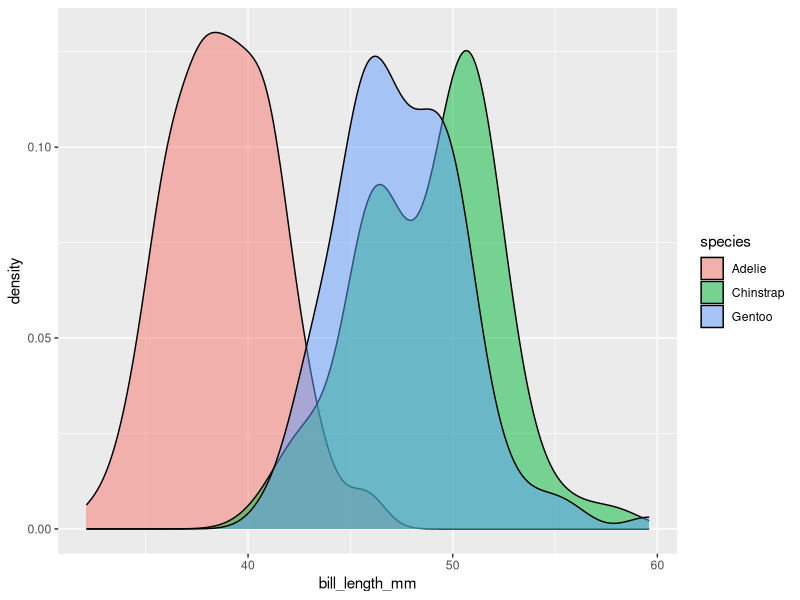
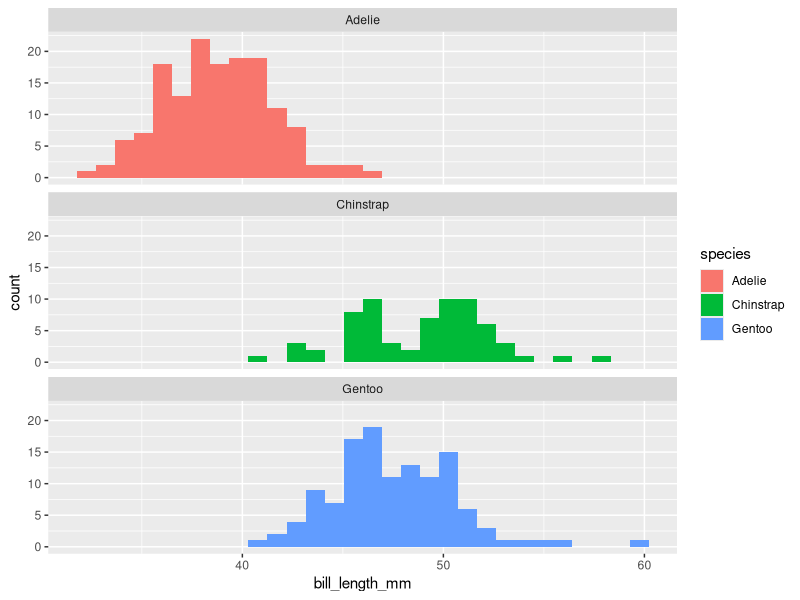
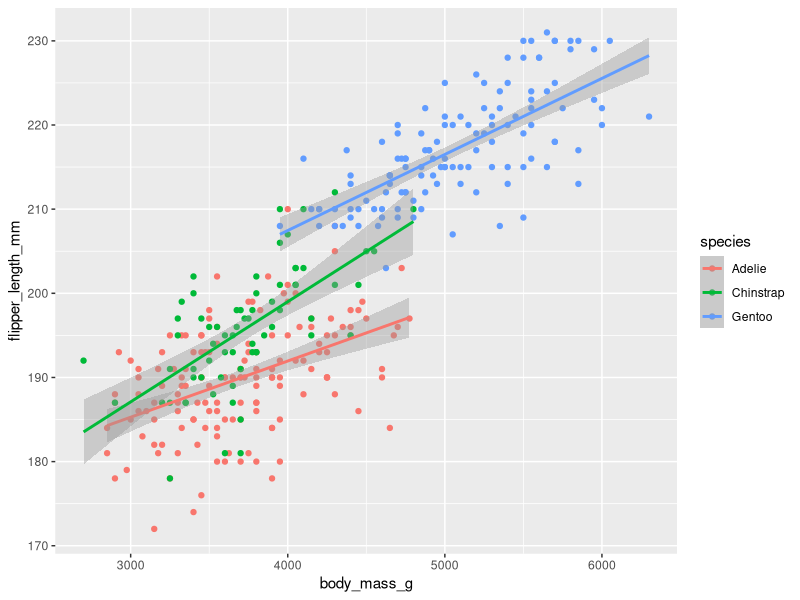
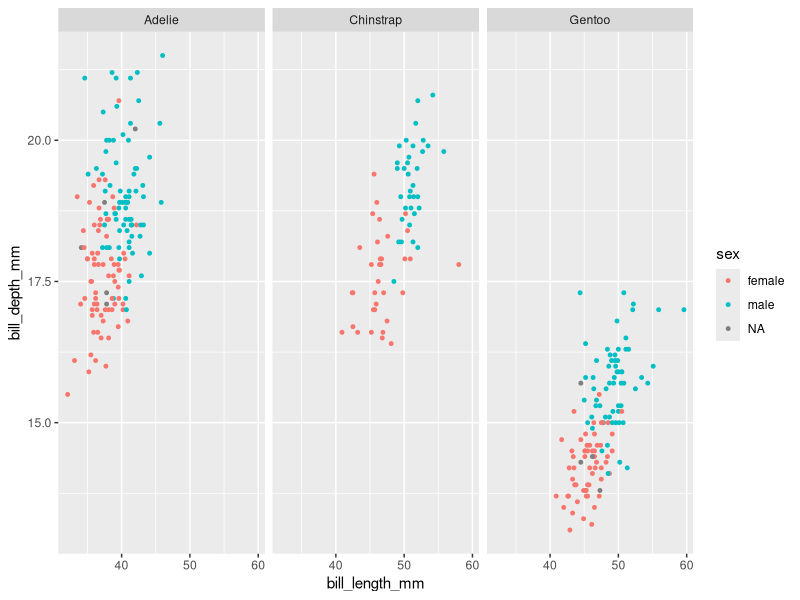
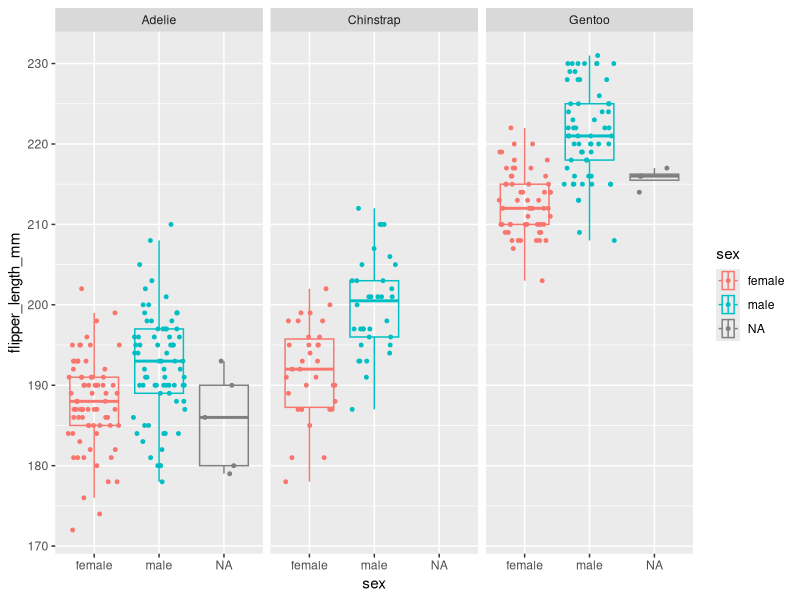
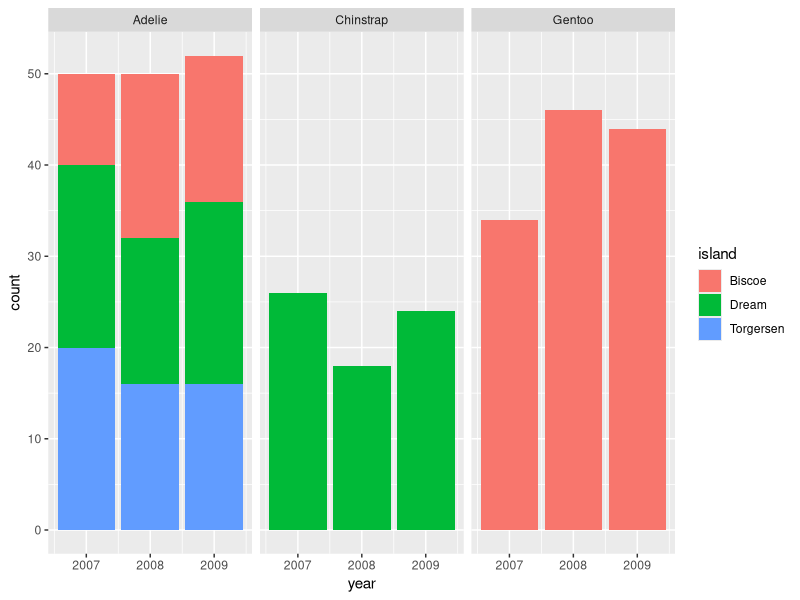

The R source for these figures, in order:
## ---- chunk 1
knitr::opts_knit$set(base.dir = "../docs/", root.dir = "../docs/")
knitr::opts_chunk$set(echo = TRUE, message = FALSE, warning = FALSE)
## ---- chunk 2
library(palmerpenguins) #install.packages("palmerpenguins")
library(tidyverse)
## ---- chunk 3
colnames(penguins) %>% 
  tibble(`Column names`=.) %>%
  knitr::kable()
knitr::include_graphics("https://previews.123rf.com/images/aomeditor/aomeditor1903/aomeditor190300021/122254680-illustrator-of-body-parts-of-penguin.jpg")
## ---- chunk 4
penguins %>%
  ggplot() +
  geom_density(mapping = aes(x = bill_length_mm, fill=species), alpha=0.5)
penguins %>%
  ggplot() +
  geom_histogram(mapping = aes(x = bill_length_mm, fill=species)) +
  facet_wrap(~species, nrow=3)
## ---- chunk 5
penguins %>%
  ggplot(mapping = aes(x = body_mass_g, y=flipper_length_mm, color=species)) +
  geom_point() +
  geom_smooth(method="lm")
## ---- chunk 6
penguins %>%
  ggplot(mapping = aes(x = bill_length_mm, y=bill_depth_mm, color=sex)) +
  geom_point(size=1) +
  facet_wrap(~species)
penguins %>%
  ggplot(mapping = aes(x=flipper_length_mm, y=sex, color=sex)) +
  geom_boxplot(outlier.alpha = 0, alpha=0) +
  geom_jitter(width = 0, size=1) +
  coord_flip() +
  facet_wrap(~species)
## ---- chunk 7
penguins %>%
  ggplot() +
  geom_bar(mapping = aes(x=year, fill=island)) +
  facet_wrap(~species)
